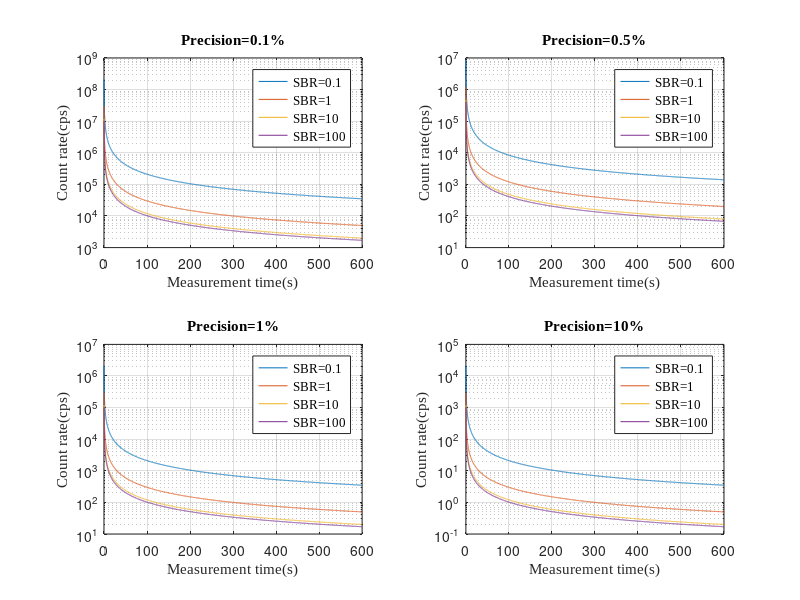

Source code (MATLAB):
%% 信号计数率，信本比，测量时长，统计涨落 相互关系
% 四幅图，横轴计数率，纵轴精度，图例测量时长，图标题SBR
% S = T-B = s*t
% B = s/sbr*t
% delta(S) = sqrt(T+B) = sqrt(2*B+S)
% err = sqrt(2*B+S)/S = sqrt((2+sbr)/(s*t*sbr))
% s = (2+sbr)/(t*sbr*err^2)

clear;close all;
err = [0.001,0.005,0.01,0.1]';
sbr = [0.1,1,10,100]';
content = {'SBR=0.1','SBR=1','SBR=10','SBR=100'};
t = [0.1:0.1:600]'; % unit: s

for i = 1:length(err)
    s=[];
    for j = 1:length(sbr)
        s(:,j) = (2+sbr(j))./(t*sbr(j)*err(i)^2);
    end
    ss{i}=s;
    subplot(2,2,i)
    semilogy(t,s,'-');grid on;
    xlabel('Measurement time(s)','fontName','Times New Roman');
    ylabel('Count rate(cps)','fontName','Times New Roman');
    title(['Precision=',num2str(100*err(i)),'%'],'fontName','Times New Roman');
    legend(content,'Location','best','fontName','Times New Roman');
    disp(num2str(i));
end

